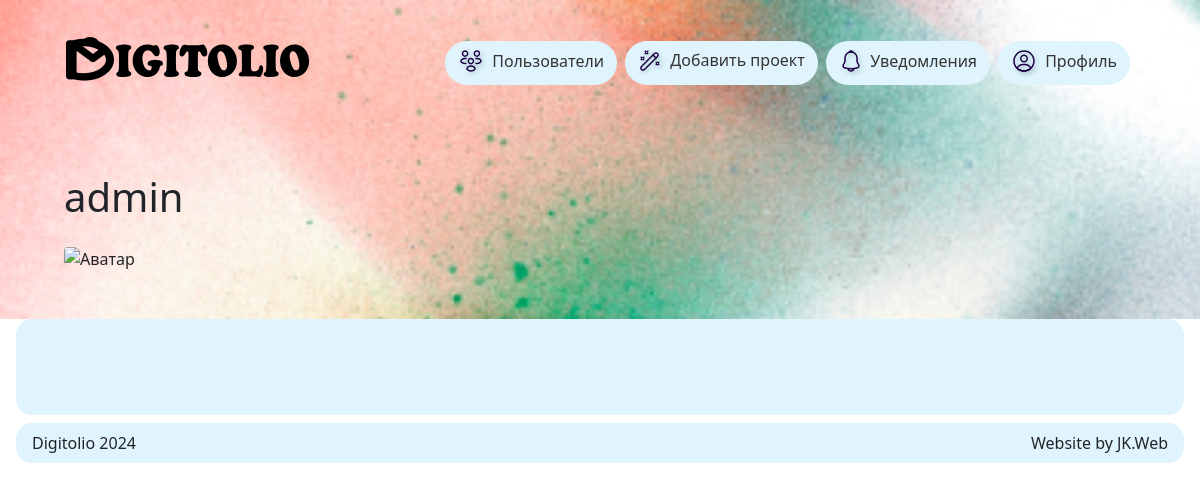
Before: /persons/admin/ with the older database file.
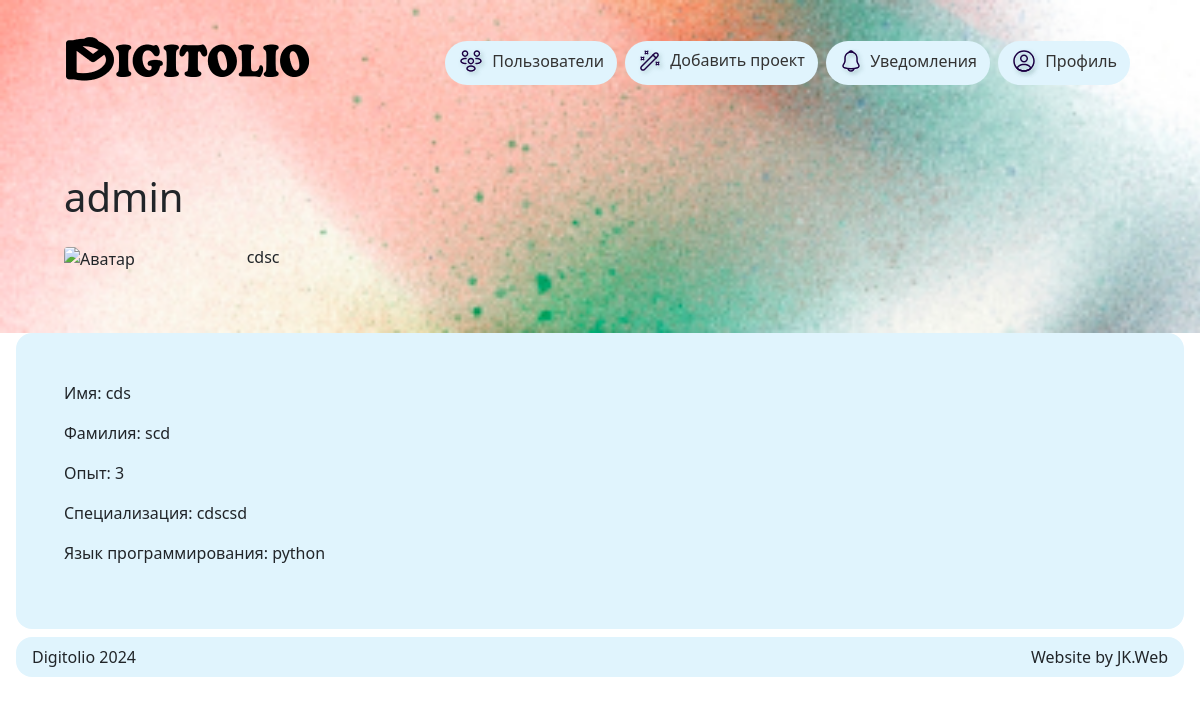
After: the same page with the newer database file.
### persons/models.py (models this page shows)
class Person(AbstractUser):
    password = models.CharField(max_length=255, verbose_name='Пароль')
    description = models.TextField(null=True, blank=True, verbose_name='Описание')
    experience = models.IntegerField(null=True, blank=True, verbose_name='Опыт работы')
    specialization = models.TextField(max_length=255, null=True, blank=True, verbose_name='Специализация')
    programming_language = models.TextField(choices=PROGRAMMING_LANGUAGES, null=True, blank=True, verbose_name='Язык программирования')
    groups = models.ManyToManyField(
        'auth.Group',
        related_name='persons',
        blank=True,
        help_text='The groups this person belongs to.',
        verbose_name='groups',
    )
    user_permissions = models.ManyToManyField(
        'auth.Permission',
        related_name='persons',
        blank=True,
        help_text='Specific permissions for this person.',
        verbose_name='user permissions',
    )

### persons/views.py (the view)
# urls.py: path('<str:username>/', views.profile_view, name='profile_view'),
def profile_view(request, username):
    user = get_object_or_404(User, username=username)
    return render(request, 'persons/profile.html', {'user': user})

### templates/persons/profile.html (shortened to what this page needs)
<!DOCTYPE html>
{% load static %}
<html>
<head>
    <link href="https://cdn.jsdelivr.net/npm/bootstrap@5.0.2/dist/css/bootstrap.min.css" rel="stylesheet">
</head>
<body>
    <header>
        {% include 'includes/header_nav.html' %}
        <div class='ms-3 me-3 p-5'>
            <div class='row mb-3'>
                <div class='col-12'>
                    <h1>{{ user.username }}</h1>
                </div>
            </div>
            <div class='row'>
                <div class='col-2'>
                    <img src="{{ user.avatar.url }}" alt="Аватар" class="rounded">
                </div>
                <div class='col-4'>
                    {% if user.description %}<p>{{ user.description }}</p>{% endif %}
                </div>
            </div>
        </div>
    </header>
    <main class="ms-3 me-3 p-5" style='background-color: #E0F4FD; border-radius: 1rem;'>
        {% if user.first_name %}<p>Имя: {{ user.first_name }}</p>{% endif %}
        {% if user.last_name %}<p>Фамилия: {{ user.last_name }}</p>{% endif %}
        {% if user.experience %}<p>Опыт: {{ user.experience }}</p>{% endif %}
        {% if user.specialization %}<p>Специализация: {{ user.specialization }}</p>{% endif %}
        {% if user.programming_language %}<p>Язык программирования: {{ user.programming_language }}</p>{% endif %}
    </main>
    <footer>
        {% include 'includes/footer_base.html' %}
    </footer>
</body>
</html>

Changed rows visible on the page:
changed Person "admin": description (not shown) → "cdsc"; first_name (not shown) → "cds"; last_name (not shown) → "scd"; experience (not shown) → "3"; specialization (not shown) → "cdscsd"; programming_language (not shown) → "python"
Other visible differences:
text now shown: "Имя: Фамилия: Опыт: Специализация: Язык программирования:"
